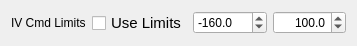
     <widget class="QWidget" name="layoutWidget">
      <property name="geometry">
       <rect>
        <x>5</x>
        <y>20</y>
        <width>357</width>
        <height>32</height>
       </rect>
      </property>
      <layout class="QHBoxLayout" name="horizontalLayout_6">
       <item>
        <widget class="QLabel" name="label_13">
         <property name="text">
          <string>IV Cmd Limits</string>
         </property>
        </widget>
       </item>
       <item>
        <widget class="QCheckBox" name="PSPReversal_IVLimits">
         <property name="font">
          <font>
           <pointsize>11</pointsize>
          </font>
         </property>
         <property name="layoutDirection">
          <enum>Qt::LeftToRight</enum>
         </property>
         <property name="text">
          <string>Use Limits</string>
         </property>
        </widget>
       </item>
       <item>
        <widget class="QDoubleSpinBox" name="PSPReversal_IVLimitMin">
         <property name="decimals">
          <number>1</number>
         </property>
         <property name="minimum">
          <double>-2000.000000000000000</double>
         </property>
         <property name="maximum">
          <double>2000.000000000000000</double>
         </property>
         <property name="singleStep">
          <double>5.000000000000000</double>
         </property>
         <property name="value">
          <double>-160.000000000000000</double>
         </property>
        </widget>
       </item>
       <item>
        <widget class="QDoubleSpinBox" name="PSPReversal_IVLimitMax">
         <property name="alignment">
          <set>Qt::AlignRight|Qt::AlignTrailing|Qt::AlignVCenter</set>
         </property>
         <property name="decimals">
          <number>1</number>
         </property>
         <property name="minimum">
          <double>-2000.000000000000000</double>
         </property>
         <property name="maximum">
          <double>2000.000000000000000</double>
         </property>
         <property name="singleStep">
          <double>5.000000000000000</double>
         </property>
         <property name="value">
          <double>100.000000000000000</double>
         </property>
        </widget>
       </item>
      </layout>
     </widget>
